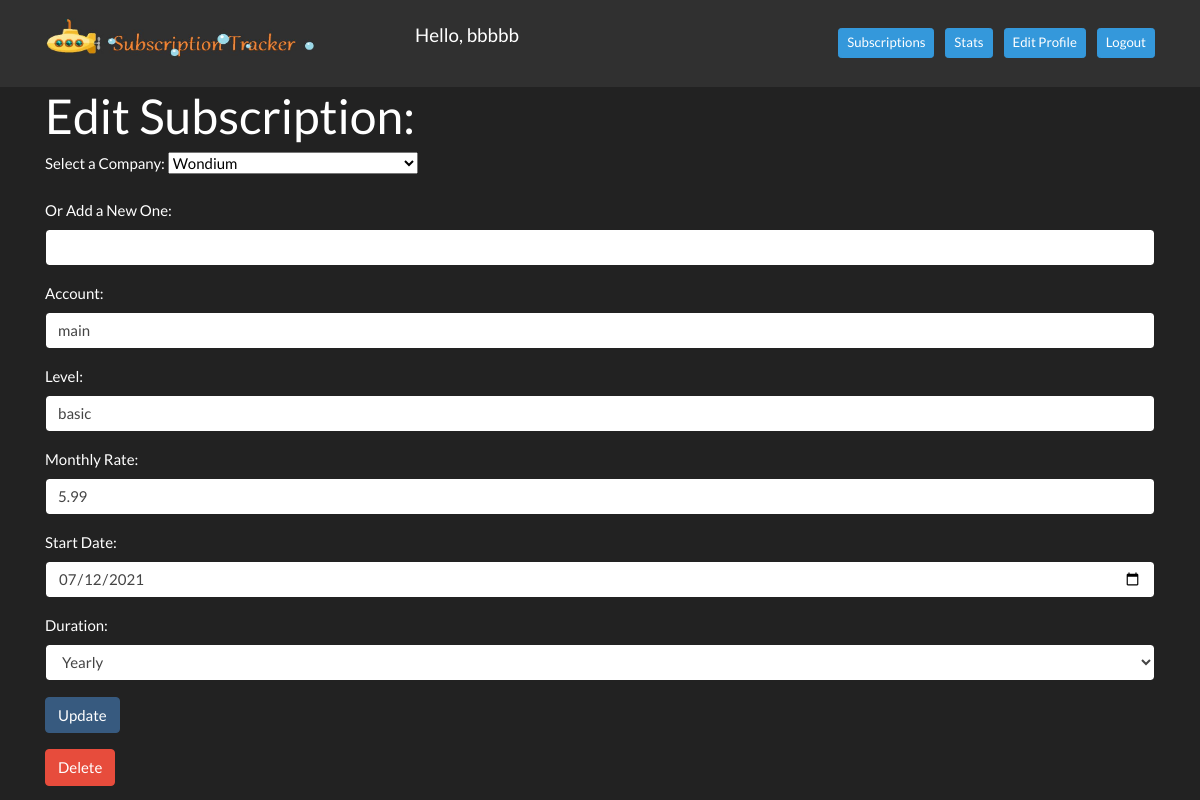
Page /edit_subscription/27 (signed in) on the committed database.
### group_app/models.py (models this page shows)
class User(models.Model):
    first_name = models.CharField(max_length=255)
    last_name = models.CharField(max_length=255)
    email = models.EmailField(max_length=255)
    password = models.CharField(max_length=255)
    updated_at = models.DateTimeField(auto_now=True)
    created_at = models.DateTimeField(auto_now_add = True)
    objects = UserManager()

class Subscription(models.Model): #company's / user's subscriptions
    user = models.ForeignKey(
        User,
        related_name = "subscriptions",
        on_delete = models.CASCADE
    )
    company = models.ForeignKey(
        Company,
        related_name = "company_subscriptions",
        on_delete = models.CASCADE
    )
    account = models.CharField(max_length = 255) #for different accounts from same company
    level = models.CharField(max_length = 255) # for premium, basic, first tier etc
    monthly_rate = models.DecimalField(decimal_places=2, max_digits=9)
    start_date = models.DateField()#can be selected from a clickable calender to deal with formatting
    renew_by_date = models.DateField(null=True, blank=True)
    duration = models.CharField(max_length = 255) #can select from dropdown? auto-renew, 12-month, etc
    updated_at = models.DateTimeField(auto_now=True)
    created_at = models.DateTimeField(auto_now_add = True)
    objects = SubscriptionManager()#use to validate subscription data

class Company(models.Model): #one-to-many with photos, subscriptions
    company_name = models.CharField(max_length=255)
    entered_by_admin = models.BooleanField(default=False)
    url = models.TextField(null=True, blank=True)#made text field in case urls are very long
    image_src = models.TextField(default="no_img_available.jpg", null=True, blank=True)#made text field in case img urls are very long
    image_alt = models.CharField(default="no image available",max_length=255, null=True, blank=True)
    updated_at = models.DateTimeField(auto_now=True)
    created_at = models.DateTimeField(auto_now_add = True)

### group_app/views.py (the view)
# urls.py: path('edit_subscription/<int:subscription_id>', views.edit_subscription),
def edit_subscription(request, subscription_id):
    if 'user_id' in request.session:
        logged_user = User.objects.get(id=request.session['user_id'])
        subscription_to_edit = Subscription.objects.get(id=subscription_id)
        if subscription_to_edit.user == logged_user:
            all_companies = Company.objects.filter(entered_by_admin=True).order_by("company_name")
            context = {
                'logged_user': logged_user,
                'subscription_to_edit': subscription_to_edit,
                'all_companies': all_companies,
            }
            return render(request, "editSubscription.html", context)
        return redirect("/subscriptions/sd/1")
    return redirect("/")

### group_app/templates/editSubscription.html (shortened to what this page needs)
<!DOCTYPE html>
<head>
    {% load static %}
    <link rel="stylesheet" href="https://cdn.jsdelivr.net/npm/bootswatch@4.5.2/dist/darkly/bootstrap.min.css">
</head>
<body>
    <nav class="navbar navbar-expand-lg navbar-dark bg-dark">
        <div class="container">
            <a href="/subscriptions/sd/1">
                <img id="logo" src="{% static 'logo_dark_grey_bg.png' %}" alt="subscription tracker logo" style="width:270px;height:50px; padding-bottom: 10px; margin-right: 100px;">
            </a>
            <p class="navbar-brand" >Hello, {{ logged_user.first_name }}</p>
            <div class="collapse navbar-collapse" id="navbarText">
                <span class="navbar-text">
                        <a href="/subscriptions/sd/1" role="button"
                        class="btn btn-sm btn-info ml-2 text-white">Subscriptions</a>
                        <a href="/stats/{{ logged_user.subscriptions.first.id }}" role="button"
                        class="btn btn-sm btn-info ml-2 text-white">Stats</a>
                        <a href="/user_account" role="button"
                        class="btn btn-sm btn-info ml-2 text-white">Edit Profile</a>
                        </a> <a href="/logout" role="button"
                        class="btn btn-sm btn-info ml-2 text-white">Logout</a>
                </span>
            </div>
        </div>
    </nav>
    <div class="container">
        <h1>Edit Subscription:</h1>
        <form action="/process_edit_subscription/{{ subscription_to_edit.id }}" method="POST">
            {% if subscription_to_edit.company.entered_by_admin %}
                <div class="form-group">
                    <label for='company_id'>Select a Company:</label>
                    <select name="company_id">
                        <option value="{{ subscription_to_edit.company.id }}">{{ subscription_to_edit.company.company_name }}</option>
                    </select>
                </div>
                <div class="form-group">
                    <label for='company_name'>Or Add a New One:</label>
                    <input type="text" name="company_name" id='company_name' class='form-control'>
                </div>
            {% endif %}
            <div class="form-group">
                <label for='account'>Account:</label>
                <input type="text" name="account" id='account' class='form-control' value="{{ subscription_to_edit.account }}">
            </div>
            <div class="form-group">
                <label for='level'>Level:</label>
                <input type="text" name="level" id='level' class='form-control' value="{{ subscription_to_edit.level }}">
            </div>
            <div class="form-group">
                <label for='monthly_rate'>Monthly Rate:</label>
                <input type="text" name="monthly_rate" id='monthly_rate' class='form-control' value="{{ subscription_to_edit.monthly_rate }}">
            </div>
            <div class="form-group">
                <label for='start_date'>Start Date:</label>
                <input type="date" name="start_date" id='start_date' class='form-control' value="{{ subscription_to_edit.start_date|date:"Y-m-d"  }}">
            </div>
            <div class="form-group">
                <label for='duration'>Duration:</label>
                <select name="duration" id='duration' class='form-control'>
                    <option value="{{ subscription_to_edit.duration }}">{{ subscription_to_edit.duration }}</option>
                </select>
            </div>
            <div class="form-group">
                <button class='btn btn-primary' type="submit">Update</button>
            </div>
        </form>
        <form action="/delete_subscription" method="POST">
            <button type="submit" class="btn btn-danger">Delete</button>
        </form>
    </div>
</body>
</html>

### rows in the picture
User: first_name "bbbbb"
Subscription: company_id "Wondium", account "main", level "basic", monthly_rate "5.99", start_date "07/12/2021", duration "Yearly"
